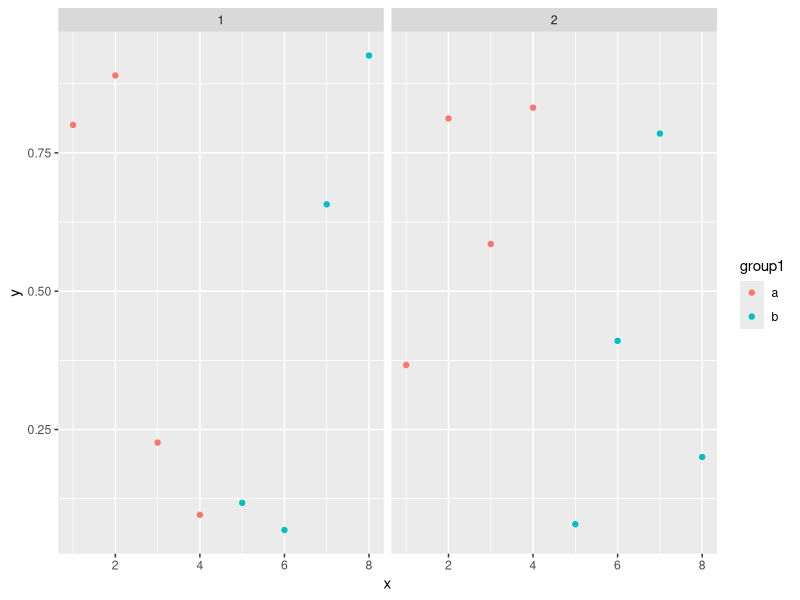
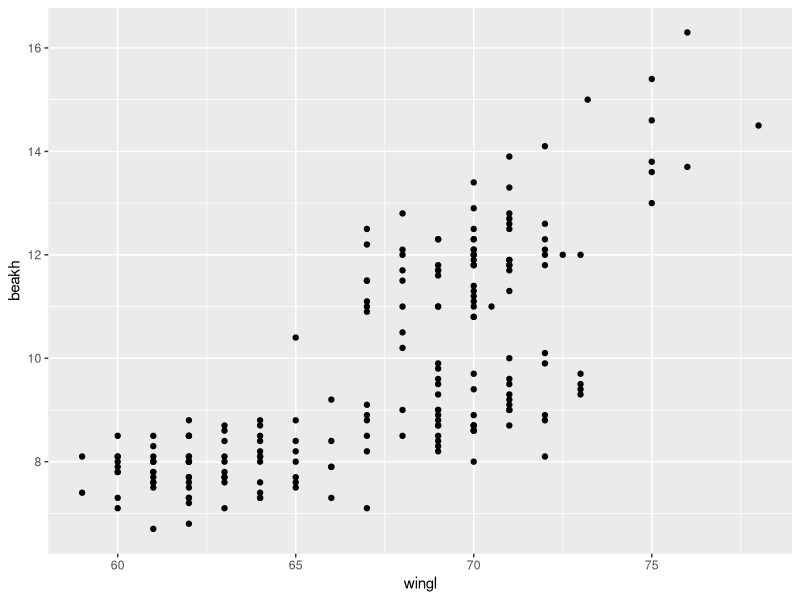
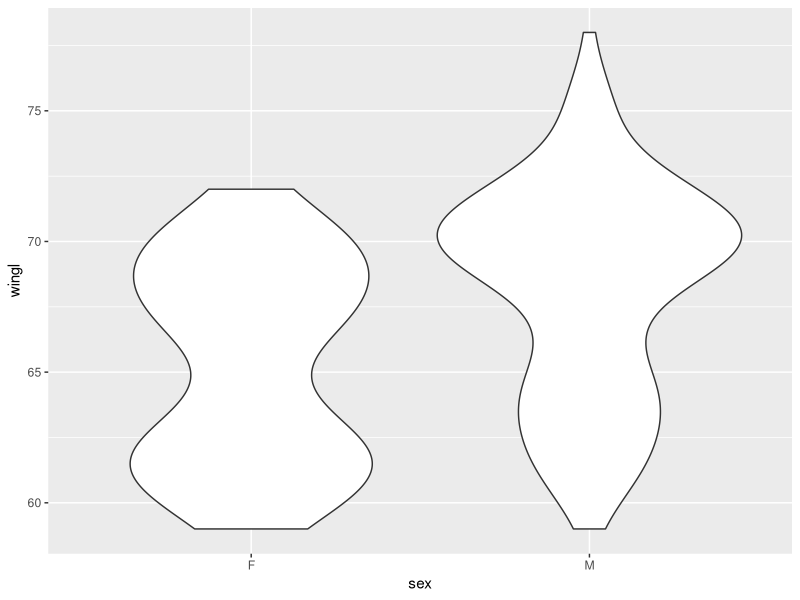
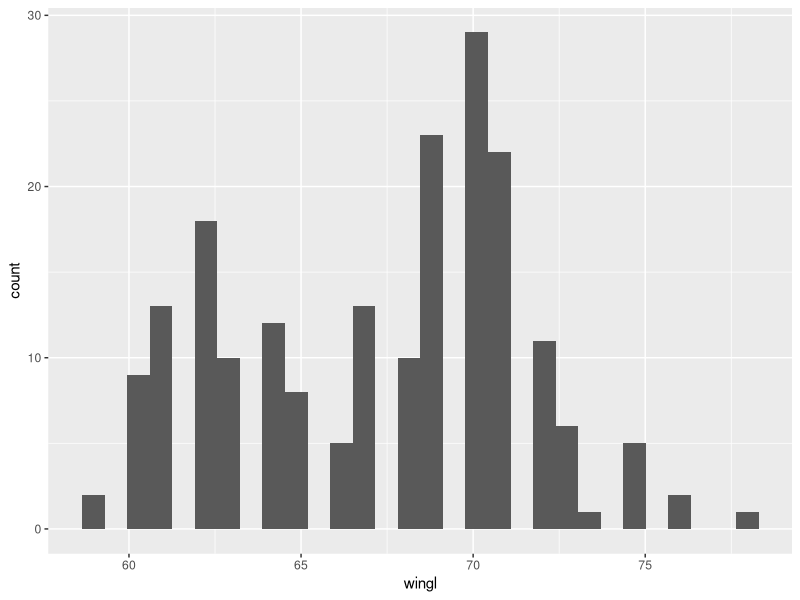
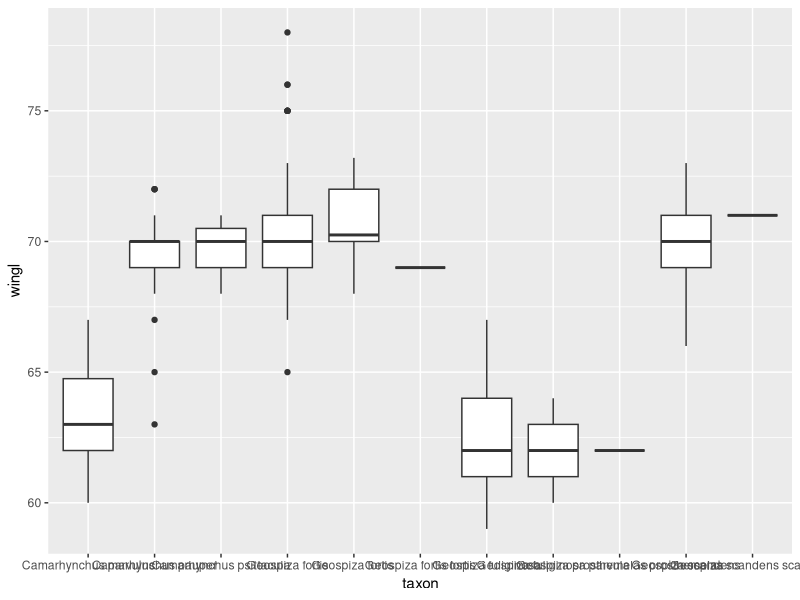
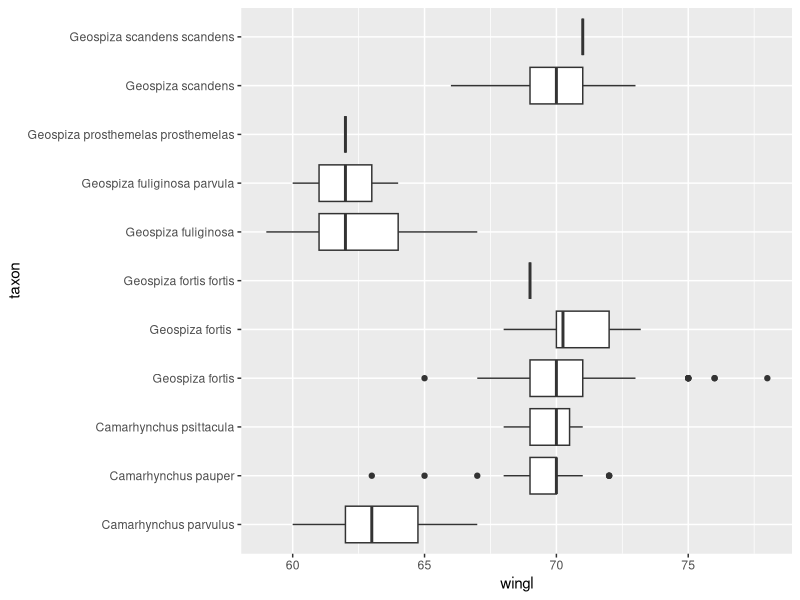
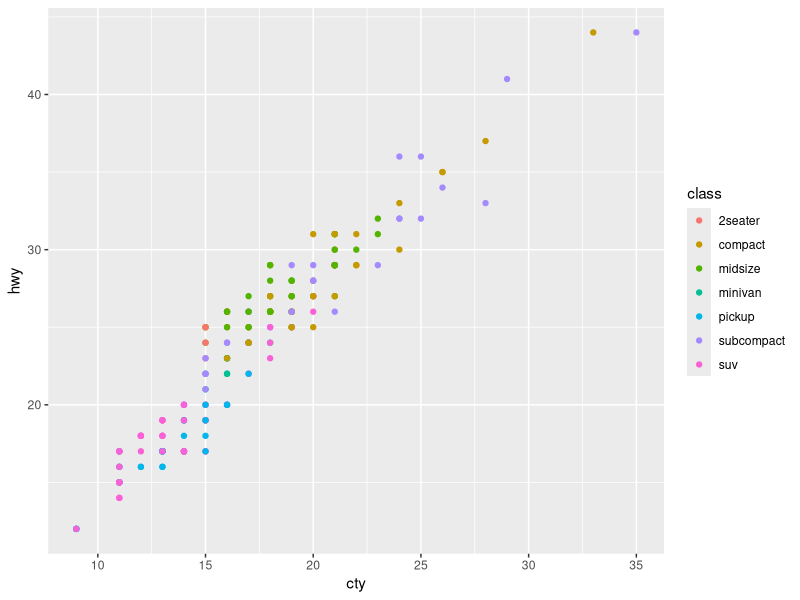
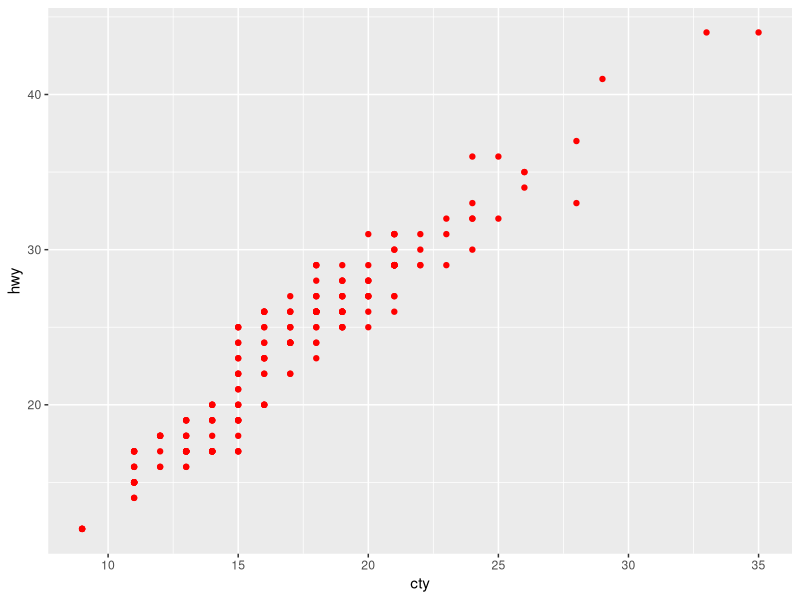

These charts were generated, in order, by the following R code:
## ---- chunk 1
library(dplyr)
library(ggplot2)
# fake data:
d <- data.frame(x = c(1:8, 1:8), y = runif(16),
  group1 = rep(gl(2, 4, labels = c("a", "b")), 2),
  group2 = gl(2, 8))
head(d)
ggplot(data = d, aes(x = x, y = y, colour = group1)) + geom_point() +
  facet_grid(~group2)
## ---- chunk 2
morph <- read.csv("data/raw/Morph_for_Sato.csv", stringsAsFactors = FALSE)
names(morph) <- tolower(names(morph)) # make columns names lowercase
morph <- filter(morph, islandid == "Flor_Chrl") # take only one island
morph <- select(morph, taxonorig, sex, wingl, beakh, ubeakl) # only keep these columns
morph <- rename(morph, taxon = taxonorig)
morph <- data.frame(na.omit(morph)) # remove all rows with any NAs to make this simple
morph <- as_data_frame(morph)
set.seed(1)
morph <- morph[base::sample(seq_len(nrow(morph)), 200), ] # downsample
## ---- chunk 3
ggplot(morph, aes(wingl, beakh)) + geom_point()
## ---- chunk 4
ggplot(morph, aes(sex, wingl)) + 
  geom_violin() # exercise
## ---- chunk 5
ggplot(morph, aes(wingl)) + 
  geom_histogram() # exercise
## ---- chunk 6
ggplot(morph, aes(taxon, wingl)) + 
  geom_boxplot() # exercise
## ---- chunk 7
ggplot(morph, aes(taxon, wingl)) + geom_boxplot() + coord_flip() # exercise
## ---- chunk 8
ggplot(mpg, aes(cty, hwy)) + geom_point(aes(colour = class))
## ---- chunk 9
ggplot(mpg, aes(cty, hwy)) + geom_point(colour = "red")
## ---- chunk 10
ggplot(morph, aes(wingl, beakh)) +
  geom_point(aes(colour = sex))
## ---- chunk 11
ggplot(morph, aes(wingl, beakh)) +
  geom_point(aes(size = ubeakl)) # exercise
## ---- chunk 12
ggplot(morph, aes(wingl, beakh)) +
  geom_point(aes(colour = taxon)) # exercise
## ---- chunk 13
ggplot(morph, aes(wingl, beakh)) +
  geom_point(aes(colour = ubeakl)) # exercise
## ---- chunk 14
ggplot(morph, aes(wingl, beakh)) +
  geom_point(aes(shape = sex, size = ubeakl, colour = taxon), # exercise
    alpha = 0.4) # exercise
## ---- chunk 15
ggplot(morph, aes(wingl, beakh)) + geom_point() + 
  facet_wrap(~taxon) # exercise
## ---- chunk 16
ggplot(morph, aes(wingl, beakh)) + geom_point() +
  facet_wrap(~taxon, scales = "free") # exercise
## ---- chunk 17
ggplot(morph, aes(wingl, beakh)) + geom_point() + 
  facet_grid(sex~taxon) # exercise
## ---- chunk 18
morph_quant <- morph %>%
  group_by(taxon) %>%
  summarise(
    l = quantile(wingl, 0.25)[[1]],
    m = median(wingl),
    u = quantile(wingl, 0.75)[[1]]) %>%
  # re-order factor levels by median for plotting:
  mutate(taxon = reorder(taxon, m, function(x) x))
## ---- chunk 19
ggplot(morph_quant, aes(x = taxon, y = m, ymin = l, ymax = u)) +
  geom_pointrange() # exercise
## ---- chunk 20
ggplot(morph_quant, aes(x = taxon, y = m, ymin = l, ymax = u)) +
  ylab("Wing length") + xlab("") +
  geom_pointrange() + # exercise
  coord_flip() # exercise
